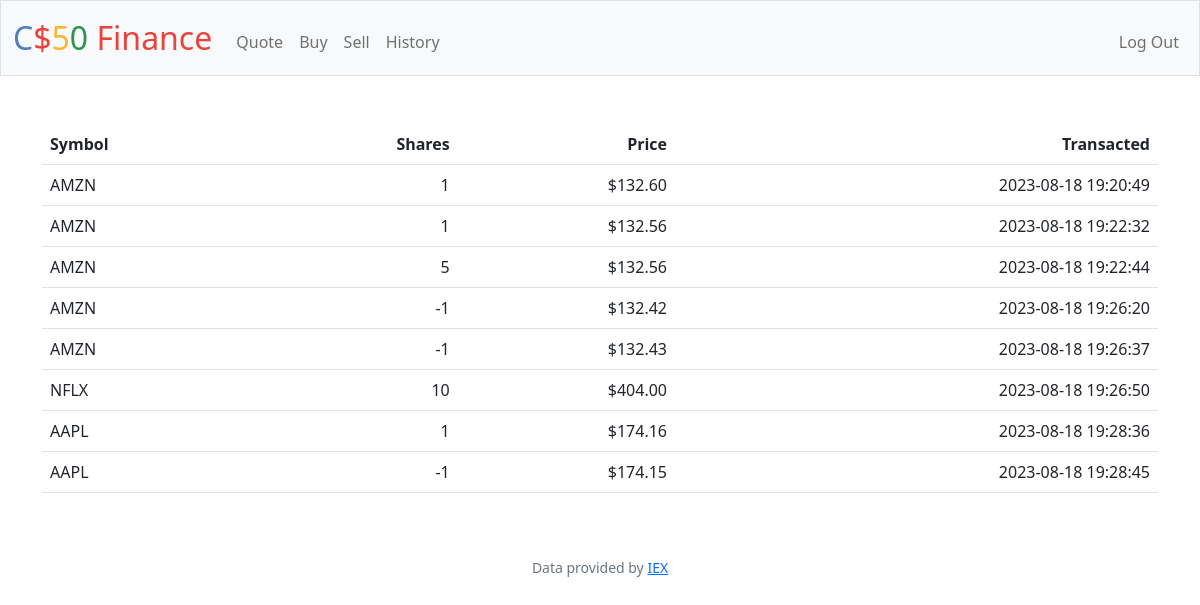
Screenshot of /history (signed in) with the database file from the repository.
### tables this page shows
CREATE TABLE transactions (
id INTEGER PRIMARY KEY AUTOINCREMENT NOT NULL,
user_id INTEGER NOT NULL,
symbol TEXT NOT NULL,
name TEXT NOT NULL,
type TEXT NOT NULL,
shares INT NOT NULL,
price DECIMAL(7, 2) NOT NULL,
transaction_date DATETIME NOT NULL,
FOREIGN KEY(user_id) REFERENCES users(id)
);

### app.py (the view)
@app.route("/history", methods=["GET"])
@login_required
def history():
    user_id = session.get("user_id")
    stocks = db.execute(
        "SELECT symbol,shares,price,transaction_date FROM transactions WHERE user_id = ?",
        user_id,
    )
    return render_template("history.html", stocks=stocks)

### app.py (called while the page is built)
@app.after_request
def after_request(response):
    response.headers["Cache-Control"] = "no-cache, no-store, must-revalidate"
    response.headers["Expires"] = 0
    response.headers["Pragma"] = "no-cache"
    return response

### helpers.py (called while the page is built)
def login_required(f):
    @wraps(f)
    def decorated_function(*args, **kwargs):
        if session.get("user_id") is None:
            return redirect("/login")
        return f(*args, **kwargs)
    return decorated_function

def usd(value):
    return f"${value:,.2f}"

### templates/history.html (shortened to what this page needs)
{% extends "layout2.html" %}
{% block main %}
    <table class="table">
        <thead>
            <tr>
                <th class="text-start">Symbol</th>
                <th class="text-end">Shares</th>
                <th class="text-end">Price</th>
                <th class="text-end">Transacted</th>
            </tr>
        </thead>
       <tbody>
                {% for stock in stocks %}
                <tr>
                    <td class="text-start">{{ stock.symbol }}</td>
                    <td class="text-end">{{ stock.shares }}</td>
                    <td class="text-end">{{ stock.price | usd }}</td>
                    <td class="text-end">{{stock.transaction_date}}</td>
                </tr>
                {% endfor %}
        </tbody>
    </table>
{% endblock %}

### templates/layout2.html (shortened to what this page needs)
<!DOCTYPE html>
<html lang="en">
    <head>
        <link href="https://cdn.jsdelivr.net/npm/bootstrap@5.2.0/dist/css/bootstrap.min.css" rel="stylesheet">
        <link href="/static/styles.css" rel="stylesheet">
    </head>
    <body>
        <nav class="bg-light border navbar navbar-expand-md navbar-light">
            <div class="container-fluid">
                <a class="navbar-brand" href="/"><span class="blue">C</span><span class="red">$</span><span class="yellow">5</span><span class="green">0</span> <span class="red">Finance</span></a>
                <div class="collapse navbar-collapse" id="navbar">
                        <ul class="navbar-nav me-auto mt-2">
                            <li class="nav-item"><a class="nav-link" href="/quote">Quote</a></li>
                            <li class="nav-item"><a class="nav-link" href="/buy">Buy</a></li>
                            <li class="nav-item"><a class="nav-link" href="/sell">Sell</a></li>
                            <li class="nav-item"><a class="nav-link" href="/history">History</a></li>
                        </ul>
                        <ul class="navbar-nav ms-auto mt-2">
                            <li class="nav-item"><a class="nav-link" href="/logout">Log Out</a></li>
                        </ul>
                </div>
            </div>
        </nav>
        <main class="container py-5 text-center">
            {% block main %}{% endblock %}
        </main>
        <footer class="mb-5 small text-center text-muted">
            Data provided by <a href="https://iexcloud.io/">IEX</a>
        </footer>
    </body>
</html>

### static/styles.css (style rules this page uses)
nav .navbar-brand { font-size: xx-large; }
nav .navbar-brand .blue { color: #537fbe; }
nav .navbar-brand .red { color: #ea433b; }
nav .navbar-brand .yellow { color: #f5b82e; }
nav .navbar-brand .green { color: #2e944b; }

### rows the page displays
transactions: symbol "AMZN", shares "1", price "$132.60", transaction_date "2023-08-18 19:20:49"
transactions: symbol "AMZN", shares "1", price "$132.56", transaction_date "2023-08-18 19:22:32"
transactions: symbol "AMZN", shares "5", price "$132.56", transaction_date "2023-08-18 19:22:44"
transactions: symbol "AMZN", shares "-1", price "$132.42", transaction_date "2023-08-18 19:26:20"
transactions: symbol "AMZN", shares "-1", price "$132.43", transaction_date "2023-08-18 19:26:37"
transactions: symbol "NFLX", shares "10", price "$404.00", transaction_date "2023-08-18 19:26:50"
transactions: symbol "AAPL", shares "1", price "$174.16", transaction_date "2023-08-18 19:28:36"
transactions: symbol "AAPL", shares "-1", price "$174.15", transaction_date "2023-08-18 19:28:45"
